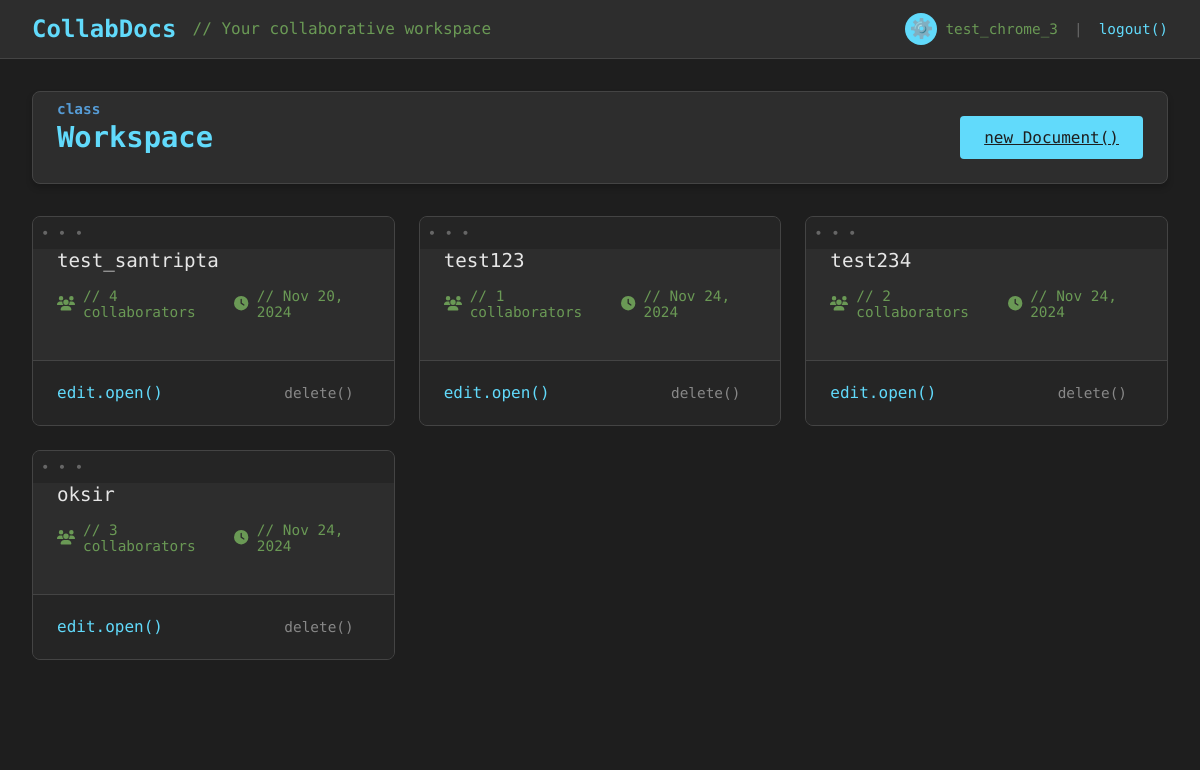
Before: / (signed in) with the older database file.
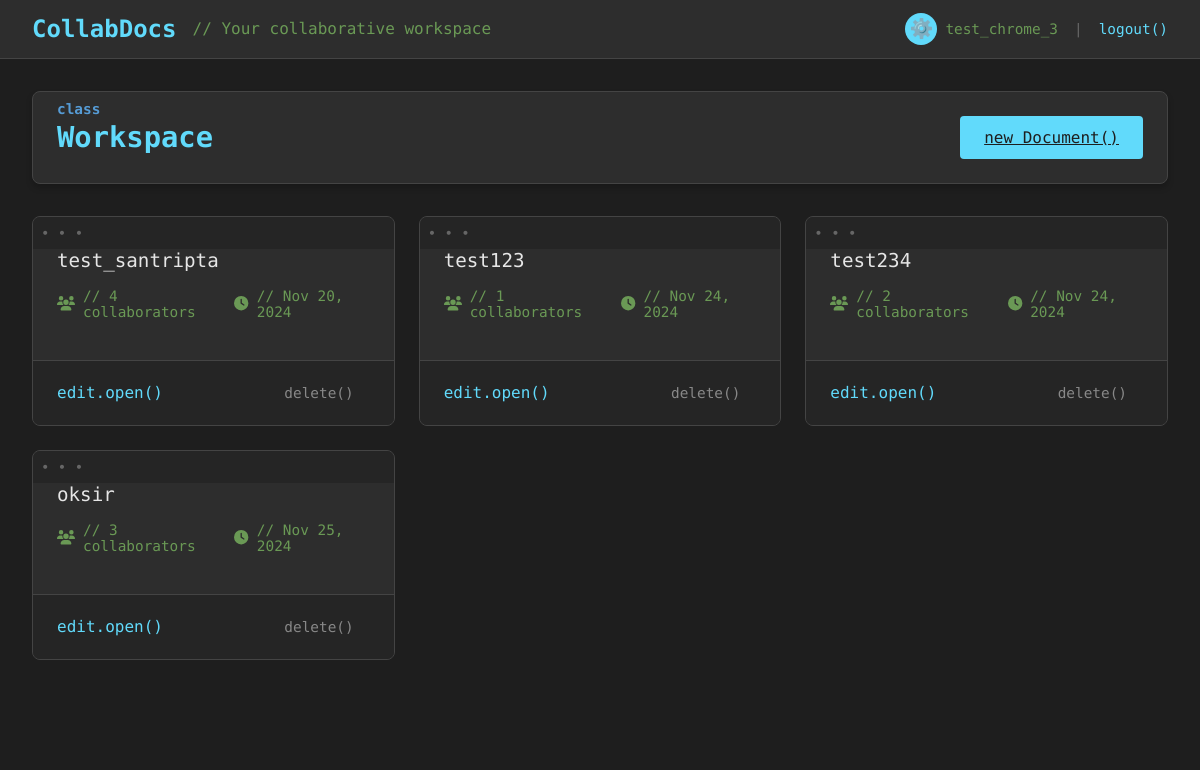
After: the same page with the newer database file.
### editor/models.py (models this page shows, shortened)
class Document(models.Model):
    title = models.CharField(max_length=255)
    content = models.TextField(blank=True, default='')  # Store the document content as JSON
    collaborators = models.ManyToManyField(User, related_name='documents')
    created_at = models.DateTimeField(auto_now_add=True)
    updated_at = models.DateTimeField(auto_now=True)

### editor/views.py (the view)
# urls.py: path('', views.document_list, name='document_list'),
@login_required
def document_list(request):
    documents = Document.objects.filter(collaborators=request.user)
    return render(request, 'document_list.html', {'documents': documents})

### templates/document_list.html (shortened to what this page needs)
{% extends 'base.html' %}
{% block content %}
<div class="dashboard-container">
    <div class="dashboard-header">
        <h2 class="dashboard-title">Workspace</h2>
        <a href="{% url 'document_create' %}" class="btn-create">
            new Document()
        </a>
    </div>
    {% if documents %}
    <div class="documents-grid">
        {% for document in documents %}
        <div class="document-card">
            <div class="document-content">
                <a href="{% url 'document_edit' document.pk %}" class="document-title">
                    {{ document.title }}
                </a>
                <div class="document-stats">
                    <span class="stat-item">
                        <i class="fas fa-users"></i>
                        // {{ document.collaborators.count }} collaborators
                    </span>
                    <span class="stat-item">
                        <i class="fas fa-clock"></i>
                        // {{ document.updated_at|date:"M d, Y" }}
                    </span>
                </div>
            </div>
            <div class="document-actions">
                <a href="{% url 'document_edit' document.pk %}" class="btn-edit">
                    edit.open()
                </a>
                <form action="{% url 'document_delete' document.pk %}" method="post" style="margin: 0;">
                    <button type="submit" class="btn-delete" onclick="return confirm('Are you sure you want to delete this document?');">
                        delete()
                    </button>
                </form>
            </div>
        </div>
        {% endfor %}
    </div>
    {% else %}
    <div class="empty-state">
        <h3>// Workspace is empty</h3>
        <p>Initialize your first document to begin</p>
    </div>
    {% endif %}
</div>
{% endblock %}

Changed rows visible on the page:
changed Document "oksir": updated_at "Nov 24, 2024" → "Nov 25, 2024"
